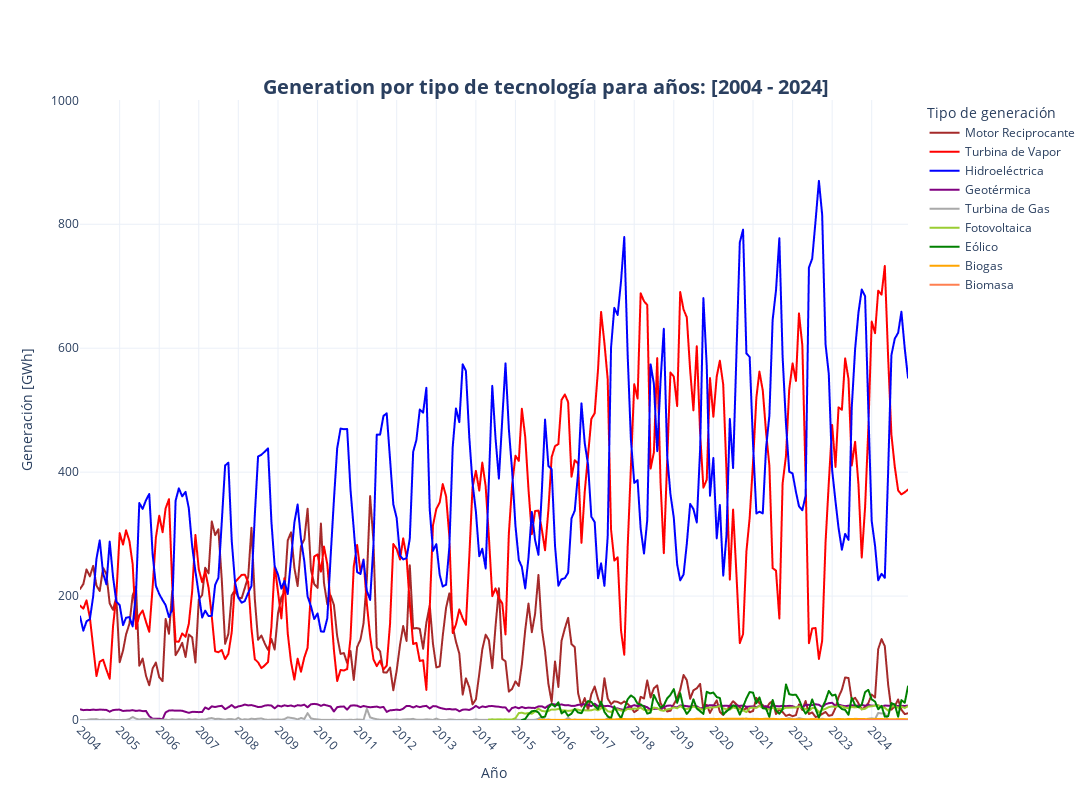

Write notebook code for a chart like this one.
### Code cell
# Carga gráfico con la librería dash para visualizar la data

# Extraer el año minima y máximo de la data para etiquetar el archivo csv 
min_year = min(df_energy.index.year)
max_year = max(df_energy.index.year)

# Una linea de tiempo para cada tipo de generación
fig = px.line(df_energy, 
              x=df_energy.index, 
              y='Generación [GWh]',
              color='Tipo de generación', 
              title=f'<b>Generation por tipo de tecnología para años: [{min_year} - {max_year}]</b>',
              color_discrete_map=colors_plants)
fig.update_yaxes(range=[0, df_energy['Generación [GWh]'].max() * 1.15])
fig.update_layout(title_x=0.5, title_y=0.9, title_font_size=20,
                  xaxis_title='Año', yaxis_title='Generación [GWh]',
                  width=1100, height=800)
fig.update_xaxes(tickvals=[f'{year}-01-01' for year in range(min_year, max_year + 1)], tickformat='%Y', tickangle=45)
# Guarda imagen con diferentes formatos
# fig.write_image(save_images/'Generacion_total.png', scale=3, width=1300, height=600, engine='kaleido')
# pio.write_image(fig, save_images/'Generacion.png', scale = 1, width=1200, height=800)
fig.show()
